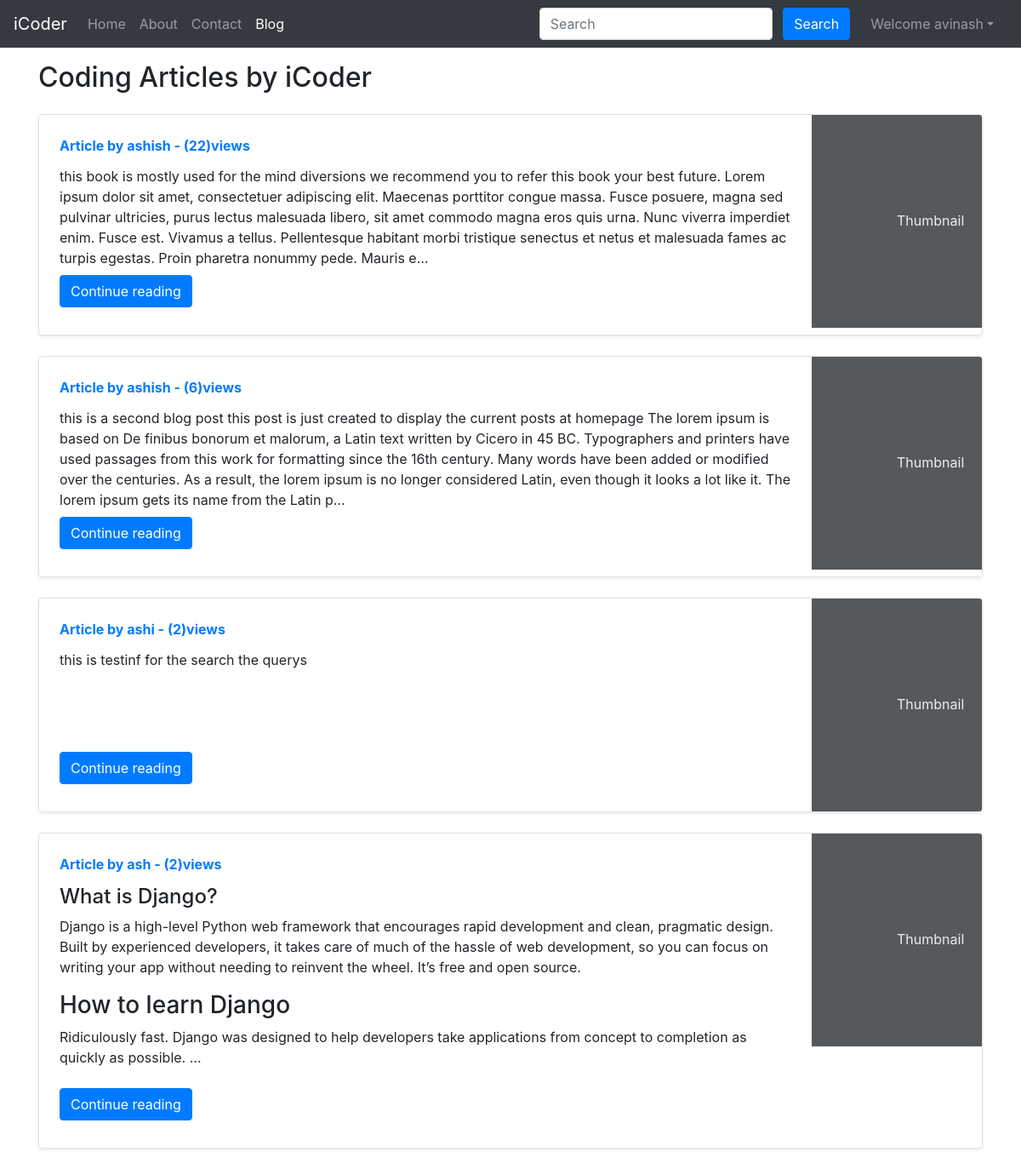
Page /blog/ (signed in) on the committed database.
### blog/models.py (models this page shows)
class Post(models.Model):
    sno = models.AutoField(primary_key=True)
    title = models.CharField(max_length=130)
    content = models.TextField()
    author = models.CharField(max_length=130)
    slug = models.CharField(max_length=130)
    views= models.IntegerField(default=0)
    timestamp = models.DateTimeField(blank=True)
    def __str__(self):
        return self.title + 'by' + self.author

### blog/views.py (the view)
# urls.py: path('', views.blogHome, name='blogHome'),
def blogHome(request):
    allPosts = Post.objects.all()
    context = {'allPosts': allPosts}
    print(context)
    return render(request, 'blog/blogHome.html', context)

### templates/blog/blogHome.html (shortened to what this page needs)
{% extends 'base.html' %}
{% block blogactive %} active {% endblock blogactive %}
{% block body %}
<div class="container my-3">
    <h2>Coding Articles by iCoder</h2>
    {% for post in allPosts  %}
    <div class="row no-gutters border rounded overflow-hidden flex-md-row mb-4 shadow-sm h-md-250 my-4 position-relative">
        <div class="col p-4 d-flex flex-column position-static">
            <strong class="d-inline-block mb-2 text-primary">Article  by {{post.author}} - ({{post.views}})views</strong>
            <p class="card-text mb-auto">{{post.content|safe| truncatechars:500}}</p>
            <div class="my-2">
            	<a href="/blog/{{post.slug}}" role="button" class="btn btn-primary">Continue reading</a>
            </div>
        </div>
        <div class="col-auto d-none d-lg-block">
            <svg class="bd-placeholder-img" width="200" height="250" xmlns="http://www.w3.org/2000/svg" preserveAspectRatio="xMidYMid slice" focusable="false" role="img" aria-label="Placeholder: Thumbnail">
                <rect width="100%" height="100%" fill="#55595c"></rect><text x="50%" y="50%" fill="#eceeef" dy=".3em">Thumbnail</text>
            </svg>
        </div>
        </div>
        {% endfor %}
    </div>
 {% endblock %}

### templates/base.html (shortened to what this page needs)
<!doctype html>
<html lang="en">
  <head>
    <link rel="stylesheet" href="https://stackpath.bootstrapcdn.com/bootstrap/4.5.2/css/bootstrap.min.css">
  </head>
  <body>
    <nav class="navbar navbar-expand-lg navbar-dark bg-dark">
        <a class="navbar-brand" href="/">iCoder</a>
        <div class="collapse navbar-collapse" id="navbarSupportedContent">
          <ul class="navbar-nav mr-auto">
            <li class="nav-item {% block homeactive %}  {% endblock homeactive %}">
              <a class="nav-link" href="/">Home <span class="sr-only">(current)</span></a>
            </li>
            <li class="nav-item {% block aboutactive %}  {% endblock aboutactive %}" >
              <a class="nav-link" href="/about">About</a>
            </li>
            <li class="nav-item {% block contactactive %}  {% endblock contactactive %} ">
              <a class="nav-link" href="/contact">Contact</a>
            </li>
            <li class="nav-item {% block blogactive %}  {% endblock blogactive %} ">
              <a class="nav-link" href="/blog">Blog</a>
            </li>
          </ul>
          <div class="ml-auto form-inline ">
          <form method="get" action="/search"class="my-2 my-lg-0 mx-3">
            <input class="form-control mr-sm-2" type="search" placeholder="Search" aria-label="Search" name="query" id="query">
            <button class="btn btn-primary my-2 my-sm-0 " type="submit">Search</button>
          </form>
{% if user.is_authenticated %}
<ul class="navbar-nav mr-2">
<li class="nav-item dropdown">
<a class="nav-link dropdown-toggle" href='#' id="navbarDropdown" role="button" data-toggle="dropdown"> Welcome {{request.user}}</a>
      </li>
      </ul>
      </div>
{% endif %}
        </div>
      </nav>
      {% block body %}  {% endblock body %}
  </body>
</html>

### rows in the picture
Post: author "ashish", views "22", content "this book is mostly used for the mind diversions we recommend you to refer this book your best future. Lorem ipsum dolor sit amet, consectetuer adipiscing elit. Maecenas porttitor congue massa. Fusce posuere, magna sed pulvinar ultricies, purus lectus malesuada libero, sit amet commodo magna eros quis urna. Nunc viverra imperdiet enim. Fusce est. Vivamus a tellus. Pellentesque habitant morbi tristique senectus et netus et malesuada fames ac turpis egestas. Proin pharetra nonummy pede. Mauris e…"
Post: author "ashish", views "6", content "this is a second blog post this post is just created to display the current posts at homepage The lorem ipsum is based on De finibus bonorum et malorum, a Latin text written by Cicero in 45 BC. Typographers and printers have used passages from this work for formatting since the 16th century. Many words have been added or modified over the centuries. As a result, the lorem ipsum is no longer considered Latin, even though it looks a lot like it. The lorem ipsum gets its name from the Latin p…"
Post: author "ashi", views "2", content "this is testinf for the search the querys"
Post: author "ash", views "2", content "What is Django? Django is a high-level Python web framework that encourages rapid development and clean, pragmatic design. Built by experienced developers, it takes care of much of the hassle of web development, so you can focus on writing your app without needing to reinvent the wheel. It’s free and open source. How to learn Django Ridiculously fast. Django was designed to help developers take applications from concept to completion as quickly as possible. …"

### other values in the picture
{{ request.user }} "avinash"
